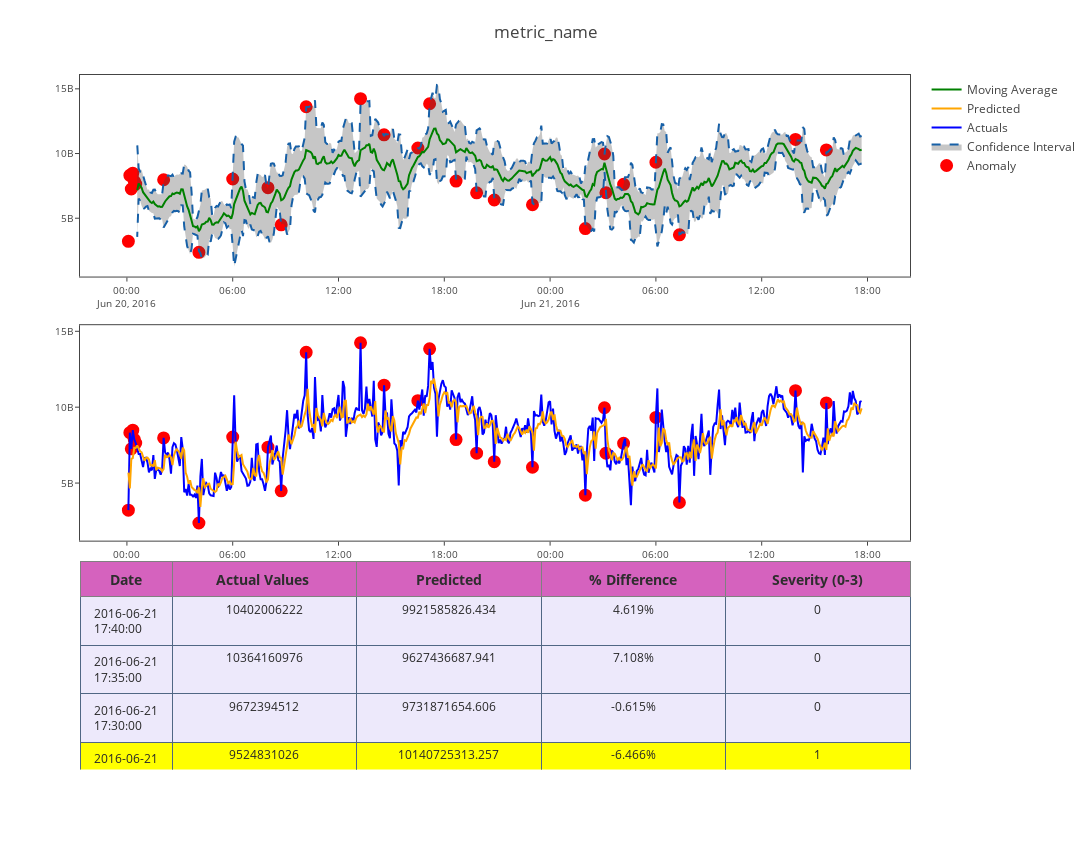

Notebook code for this chart:
### Code cell
#classify_df=detect_classify_anomalies(predicted_df,8)
classify_df=detect_classify_anomalies_refined(predicted_df,7)
classify_df.reset_index(inplace=True)
del classify_df['index']
plot_anomaly_refined(classify_df,"metric_name")

### Figure 1 — Plotly figure (JSON) as saved in the notebook; plotly's stock layout.template omitted (floating-point values rounded to 4 significant figures; data arrays with more than 128 entries replaced by an {"elided": "..."} marker saying what was removed)
{"data": [{"cells": {"align": ["center", "center", "center", "center", "center"], "fill": {"color": {"elided": "1x500 str values"}}, "font": {"color": ["rgb(40, 40, 40)", "rgb(40, 40, 40)", "rgb(40, 40, 40)", "rgb(40, 40, 40)", "rgb(40, 40, 40)"], "size": 12}, "height": 27, "line": {"color": "#506784"}, "suffix": [null, "", "", "%", ""], "values": {"elided": "5x500 mixed values"}}, "columnwidth": [1, 2], "domain": {"x": [0, 1], "y": [0, 0.3]}, "header": {"fill": {"color": "#d562be"}, "font": {"color": ["rgb(45, 45, 45)", "rgb(45, 45, 45)", "rgb(45, 45, 45)", "rgb(45, 45, 45)", "rgb(45, 45, 45)"], "size": 14}, "height": 20, "values": [["<b>Date</b>"], ["<b>Actual Values </b>"], ["<b>Predicted</b>"], ["<b>% Difference</b>"], ["<b>Severity (0-3)</b>"]]}, "type": "table"}, {"marker": {"color": "red", "line": {"color": "red", "width": 2}, "size": 11}, "mode": "markers", "name": "Anomaly", "type": "scatter", "x": {"elided": "500 str values"}, "xaxis": "x1", "y": {"elided": "500 float values"}, "yaxis": "y1"}, {"marker": {"color": "red", "line": {"color": "red", "width": 2}, "size": 11}, "mode": "markers", "name": "anomaly actual", "showlegend": false, "type": "scatter", "x": {"elided": "500 str values"}, "xaxis": "x2", "y": {"elided": "500 float values"}, "yaxis": "y2"}, {"fill": "tonexty", "fillcolor": "rgba(68, 68, 68, 0.3)", "hoverinfo": "skip", "line": {"color": "rgb(23, 96, 167)", "dash": "dash", "width": 2}, "marker": {"color": "#444"}, "showlegend": false, "type": "scatter", "x": {"elided": "500 str values"}, "xaxis": "x1", "y": {"elided": "500 float values"}, "yaxis": "y1"}, {"fill": "tonexty", "fillcolor": "rgba(68, 68, 68, 0.3)", "line": {"color": "rgb(23, 96, 167)", "dash": "dash", "width": 2}, "marker": {"color": "#444"}, "name": "Confidence Interval", "type": "scatter", "x": {"elided": "500 str values"}, "xaxis": "x1", "y": {"elided": "500 float values"}, "yaxis": "y1"}, {"marker": {"color": "blue", "line": {"width": 1}, "size": 12}, "mode": "line", "name": "Actuals", "type": "scatter", "x": {"elided": "500 str values"}, "xaxis": "x2", "y": {"elided": "500 float values"}, "yaxis": "y2"}, {"marker": {"color": "orange", "line": {"width": 1}, "size": 12}, "mode": "line", "name": "Predicted", "type": "scatter", "x": {"elided": "500 str values"}, "xaxis": "x2", "y": {"elided": "500 float values"}, "yaxis": "y2"}, {"marker": {"color": "green", "line": {"width": 1}, "size": 12}, "mode": "line", "name": "Moving Average", "text": "Moving average", "type": "scatter", "x": {"elided": "500 str values"}, "xaxis": "x1", "y": {"elided": "500 float values"}, "yaxis": "y1"}], "layout": {"autosize": false, "height": 850, "margin": {"t": 75}, "showlegend": true, "title": "metric_name", "width": 2000, "xaxis1": {"anchor": "y1", "domain": [0, 1], "gridcolor": "#ffffff", "mirror": true, "showgrid": true, "showline": true, "showticklabels": true, "tickfont": {"size": 10}, "ticklen": 4, "zeroline": false}, "xaxis2": {"anchor": "y2", "domain": [0, 1], "gridcolor": "#ffffff", "mirror": true, "showgrid": true, "showline": true, "showticklabels": true, "tickfont": {"size": 10}, "ticklen": 4, "zeroline": false}, "yaxis1": {"anchor": "x1", "domain": [0.71, 1], "gridcolor": "#ffffff", "hoverformat": ".2f", "mirror": true, "showgrid": true, "showline": true, "tickfont": {"size": 10}, "ticklen": 4, "zeroline": false}, "yaxis2": {"anchor": "x2", "domain": [0.33, 0.64], "gridcolor": "#ffffff", "hoverformat": ".2f", "mirror": true, "showgrid": true, "showline": true, "tickfont": {"size": 10}, "ticklen": 4, "zeroline": false}}}
